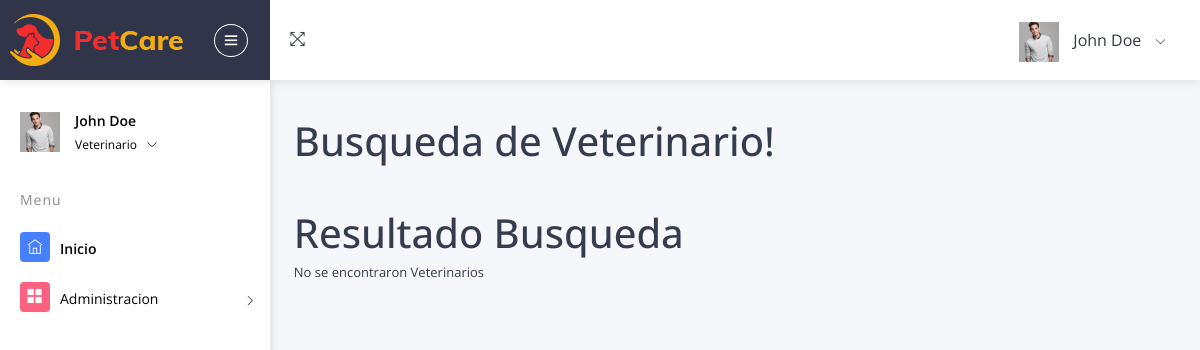
Page /AppVet/busquedaVeteAll/ (signed in) on the earlier database version.
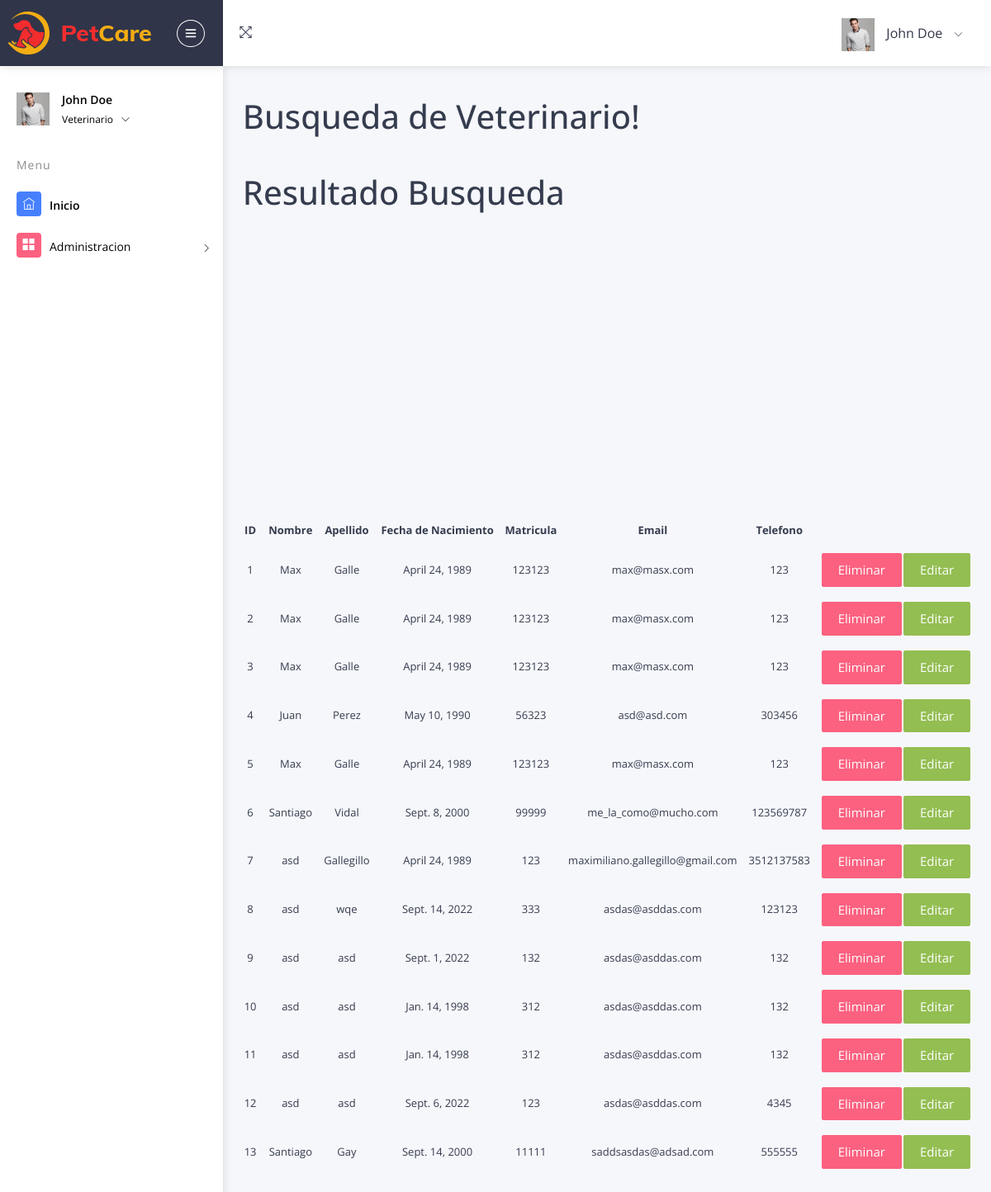
Same page on the later database version.
### AppVet/models.py (models this page shows, shortened)
class DatosVeterinarios(models.Model):
    nombreVet = models.CharField(max_length=30)
    apellidoVet = models.CharField(max_length=30)
    fechaNacimientoVet = models.DateField()
    matriculaVet = models.IntegerField()
    emailVet = models.EmailField(max_length=254)
    telefonoVet = models.IntegerField()

### AppVet/views.py (the view)
# urls.py: path('busquedaVeteAll/', views.busquedaVeteAll, name="busquedaVeteAll"),
@login_required
def busquedaVeteAll(request):
    veterinarios = DatosVeterinarios.objects.all()
    return render(request, "AppVet/App/Veterinario/busqueda_veterinarioall.html", {"veterinarios": veterinarios})

### AppVet/templates/AppVet/App/Veterinario/busqueda_veterinarioall.html (shortened to what this page needs)
{% extends "AppVet/App/app_admin.html" %} {% load static %} {% block titulo %}
<h1 class="mb-5">Busqueda de Veterinario!</h1>
{% endblock %} {% block contenido_que_cambia %}
<h1>Resultado Busqueda</h1>
{% if veterinarios %}
<table>
  <tr>
    <h3>
      <th width="20px"><p align="center">ID</p></th>
      <th width="20px"><p align="center"></p></th>
      <th width="30"><p align="center">Nombre</p></th>
      <th width="20px"><p align="center"></p></th>
      <th width="30"><p align="center">Apellido</p></th>
      <th width="20px"><p align="center"></p></th>
      <th width="20"><p align="center">Fecha de Nacimiento</p></th>
      <th width="20px"><p align="center"></p></th>
      <th width="10"><p align="center">Matricula</p></th>
      <th width="20px"><p align="center"></p></th>
      <th width="50"><p align="center">Email</p></th>
      <th width="20px"><p align="center"></p></th>
      <th width="10"><p align="center">Telefono</p></th>
      <th width="20px"><p align="center"></p></th>
      <th width="10">
      </th>
      <th width="10">
      </th>
    </h3>
  </tr>
  {% for veterinario in veterinarios %}
  <tr>
    <h3>
      <td width="20"><p align="center">{{veterinario.id}}</p></td>
      <th width="20px"><p align="center"></p></th>
      <td width="50"><p align="center">{{veterinario.nombreVet}}</p></td>
      <th width="20px"><p align="center"></p></th>
      <td width="50"><p align="center">{{veterinario.apellidoVet}}</p></td>
      <th width="20px"><p align="center"></p></th>
      <td width="50">
        <p align="center">{{veterinario.fechaNacimientoVet}}</p>
      </td>
      <th width="20px"><p align="center"></p></th>
      <td width="50"><p align="center">{{veterinario.matriculaVet}}</p></td>
      <th width="20px"><p align="center"></p></th>
      <td width="50"><p align="center">{{veterinario.emailVet}}</p></td>
      <th width="20px"><p align="center"></p></th>
      <td width="50"><p align="center">{{veterinario.telefonoVet}}</p></td>
      <th width="20px"><p align="center"></p></th>
    </h3>
    <td width="50">
      <p align="center">
        <a
          class="btn btn-danger"
          href="{% url 'eliminarVeterinario' veterinario.id %}"
        >
          Eliminar
        </a>
      </p>
    </td>
    <td width="50">
      <p align="center">
        <a
          class="btn btn-success"
          href="{% url 'modificarVeterinario' veterinario.id %}"
        >
          Editar
        </a>
      </p>
    </td>
  </tr>
  <br />
  {% endfor %} {% else %}
  <p>No se encontraron Veterinarios</p>
  {% endif %} {% endblock %}

Differences in the rows shown:
added DatosVeterinarios: id "1", nombreVet "Max", apellidoVet "Galle", fechaNacimientoVet "April 24, 1989", matriculaVet "123123", emailVet "max@masx.com", telefonoVet "123"
added DatosVeterinarios: id "2", nombreVet "Max", apellidoVet "Galle", fechaNacimientoVet "April 24, 1989", matriculaVet "123123", emailVet "max@masx.com", telefonoVet "123"
added DatosVeterinarios: id "3", nombreVet "Max", apellidoVet "Galle", fechaNacimientoVet "April 24, 1989", matriculaVet "123123", emailVet "max@masx.com", telefonoVet "123"
added DatosVeterinarios: id "4", nombreVet "Juan", apellidoVet "Perez", fechaNacimientoVet "May 10, 1990", matriculaVet "56323", emailVet "asd@asd.com", telefonoVet "303456"
added DatosVeterinarios: id "5", nombreVet "Max", apellidoVet "Galle", fechaNacimientoVet "April 24, 1989", matriculaVet "123123", emailVet "max@masx.com", telefonoVet "123"
added DatosVeterinarios: id "6", nombreVet "Santiago", apellidoVet "Vidal", fechaNacimientoVet "Sept. 8, 2000", matriculaVet "99999", emailVet "me_la_como@mucho.com", telefonoVet "123569787"
added DatosVeterinarios: id "7", nombreVet "asd", apellidoVet "Gallegillo", fechaNacimientoVet "April 24, 1989", matriculaVet "123", emailVet "maximiliano.gallegillo@gmail.com", telefonoVet "3512137583"
added DatosVeterinarios: id "8", nombreVet "asd", apellidoVet "wqe", fechaNacimientoVet "Sept. 14, 2022", matriculaVet "333", emailVet "asdas@asddas.com", telefonoVet "123123"
added DatosVeterinarios: id "9", nombreVet "asd", apellidoVet "asd", fechaNacimientoVet "Sept. 1, 2022", matriculaVet "132", emailVet "asdas@asddas.com", telefonoVet "132"
added DatosVeterinarios: id "10", nombreVet "asd", apellidoVet "asd", fechaNacimientoVet "Jan. 14, 1998", matriculaVet "312", emailVet "asdas@asddas.com", telefonoVet "132"
added DatosVeterinarios: id "11", nombreVet "asd", apellidoVet "asd", fechaNacimientoVet "Jan. 14, 1998", matriculaVet "312", emailVet "asdas@asddas.com", telefonoVet "132"
added DatosVeterinarios: id "12", nombreVet "asd", apellidoVet "asd", fechaNacimientoVet "Sept. 6, 2022", matriculaVet "123", emailVet "asdas@asddas.com", telefonoVet "4345"
added DatosVeterinarios: id "13", nombreVet "Santiago", apellidoVet "Gay", fechaNacimientoVet "Sept. 14, 2000", matriculaVet "11111", emailVet "saddsasdas@adsad.com", telefonoVet "555555"
Other differences:
text no longer shown: "No se encontraron Veterinarios"
text now shown: "ID Nombre Apellido Fecha de Nacimiento Matricula Email Telefono"
